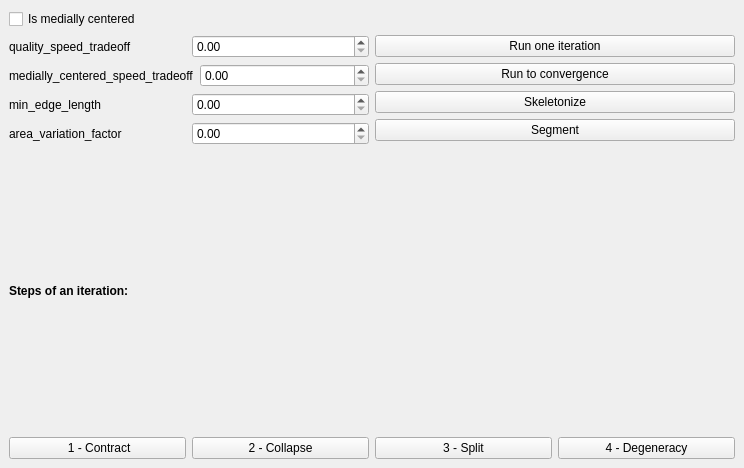
<?xml version="1.0" encoding="UTF-8"?>
<ui version="4.0">
 <class>Mean_curvature_flow_skeleton_plugin</class>
 <widget class="QDockWidget" name="Mean_curvature_flow_skeleton_plugin">
  <property name="geometry">
   <rect>
    <x>0</x>
    <y>0</y>
    <width>744</width>
    <height>468</height>
   </rect>
  </property>
  <property name="windowTitle">
   <string>DockWidget</string>
  </property>
  <widget class="QWidget" name="dockWidgetContents">
   <layout class="QVBoxLayout" name="verticalLayout_3">
    <item>
     <widget class="QCheckBox" name="is_medially_centered">
      <property name="text">
       <string>Is medially centered</string>
      </property>
     </widget>
    </item>
    <item>
     <layout class="QHBoxLayout" name="horizontalLayout_6">
      <item>
       <layout class="QVBoxLayout" name="verticalLayout_2">
        <item>
         <layout class="QHBoxLayout" name="horizontalLayout_2">
          <item>
           <widget class="QLabel" name="label_omega_H">
            <property name="text">
             <string>quality_speed_tradeoff</string>
            </property>
           </widget>
          </item>
          <item>
           <widget class="QDoubleSpinBox" name="omega_H"/>
          </item>
         </layout>
        </item>
        <item>
         <layout class="QHBoxLayout" name="horizontalLayout_3">
          <item>
           <widget class="QLabel" name="label_omega_P">
            <property name="text">
             <string>medially_centered_speed_tradeoff</string>
            </property>
           </widget>
          </item>
          <item>
           <widget class="QDoubleSpinBox" name="omega_P"/>
          </item>
         </layout>
        </item>
        <item>
         <layout class="QHBoxLayout" name="horizontalLayout_4">
          <item>
           <widget class="QLabel" name="label_min_edge_length">
            <property name="text">
             <string>min_edge_length</string>
            </property>
           </widget>
          </item>
          <item>
           <widget class="QDoubleSpinBox" name="min_edge_length"/>
          </item>
         </layout>
        </item>
        <item>
         <layout class="QHBoxLayout" name="horizontalLayout_5">
          <item>
           <widget class="QLabel" name="label_delta_area">
            <property name="text">
             <string>area_variation_factor </string>
            </property>
           </widget>
          </item>
          <item>
           <widget class="QDoubleSpinBox" name="delta_area"/>
          </item>
         </layout>
        </item>
       </layout>
      </item>
      <item>
       <layout class="QVBoxLayout" name="verticalLayout">
        <item>
         <widget class="QPushButton" name="pushButton_run">
          <property name="text">
           <string>Run one iteration</string>
          </property>
         </widget>
        </item>
        <item>
         <widget class="QPushButton" name="pushButton_converge">
          <property name="text">
           <string>Run to convergence</string>
          </property>
         </widget>
        </item>
        <item>
         <widget class="QPushButton" name="pushButton_skeletonize">
          <property name="text">
           <string>Skeletonize</string>
          </property>
         </widget>
        </item>
        <item>
         <widget class="QPushButton" name="pushButton_segment">
          <property name="text">
           <string>Segment</string>
          </property>
         </widget>
        </item>
       </layout>
      </item>
     </layout>
    </item>
    <item>
     <widget class="QLabel" name="label">
      <property name="font">
       <font>
        <weight>75</weight>
        <bold>true</bold>
       </font>
      </property>
      <property name="text">
       <string>Steps of an iteration:</string>
      </property>
     </widget>
    </item>
    <item>
     <layout class="QHBoxLayout" name="horizontalLayout">
      <item>
       <widget class="QPushButton" name="pushButton_contract">
        <property name="text">
         <string> 1 - Contract</string>
        </property>
       </widget>
      </item>
      <item>
       <widget class="QPushButton" name="pushButton_collapse">
        <property name="text">
         <string>2 - Collapse</string>
        </property>
       </widget>
      </item>
      <item>
       <widget class="QPushButton" name="pushButton_split">
        <property name="text">
         <string>3 - Split</string>
        </property>
       </widget>
      </item>
      <item>
       <widget class="QPushButton" name="pushButton_degeneracy">
        <property name="text">
         <string>4 - Degeneracy</string>
        </property>
       </widget>
      </item>
     </layout>
    </item>
   </layout>
  </widget>
 </widget>
 <resources/>
 <connections/>
 <slots>
  <slot>contract()</slot>
 </slots>
</ui>
